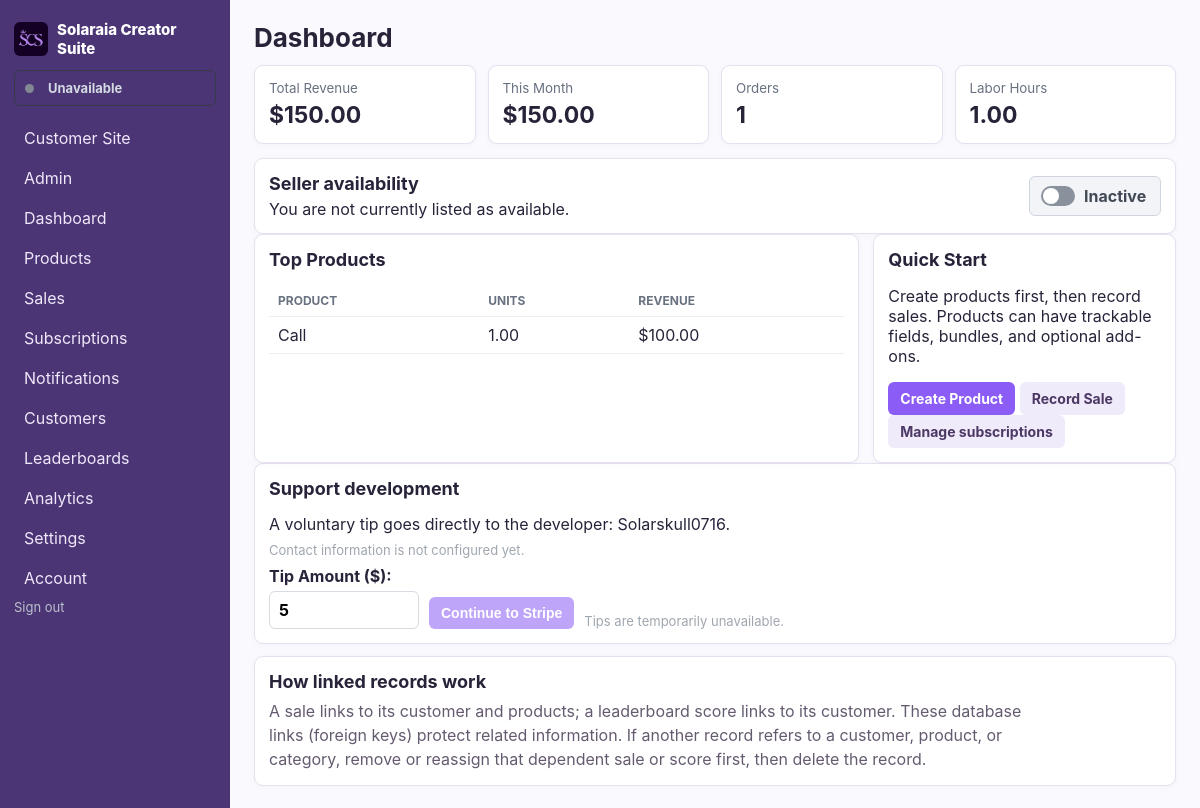
The page /dashboard (signed in) on the database its author committed.
### models.py (models this page shows)
class CreatorAccount(db.Model):
    __tablename__ = 'creator_account'
    id = db.Column(db.Integer, primary_key=True)
    username = db.Column(db.String(64), nullable=False, unique=True)
    email = db.Column(db.String(255), nullable=False, unique=True)
    display_name = db.Column(db.String(120))
    bio = db.Column(db.Text)
    profile_image = db.Column(db.String(255))
    is_active = db.Column(db.Boolean, nullable=False, default=False)
    password_hash = db.Column(db.String(255), nullable=False)
    is_admin = db.Column(db.Boolean, nullable=False, default=False)
    is_approved = db.Column(db.Boolean, nullable=False, default=False)
    stripe_account_id = db.Column(db.String(255), unique=True)
    stripe_customer_id = db.Column(db.String(255))
    stripe_subscription_id = db.Column(db.String(255))
    stripe_subscription_checkout_session_id = db.Column(db.String(255))
    stripe_subscription_status = db.Column(db.String(40), nullable=False, default='inactive')
    stripe_subscription_period_end = db.Column(db.DateTime)
    subscription_exempt = db.Column(db.Boolean, nullable=False, default=False)
    stripe_charges_enabled = db.Column(db.Boolean, nullable=False, default=False)
    stripe_details_submitted = db.Column(db.Boolean, nullable=False, default=False)
    accepting_orders = db.Column(db.Boolean, nullable=False, default=False)
    banner_notifications = db.Column(db.Boolean, nullable=False, default=True)
    email_notifications = db.Column(db.Boolean, nullable=False, default=False)
    disable_content_contact = db.Column(db.Boolean, nullable=False, default=False)
    created_at = db.Column(db.DateTime, default=datetime.utcnow, nullable=False)
    version_id = db.Column(db.Integer, nullable=False, default=1)
    __table_args__ = (
        db.Index('uq_creator_stripe_customer_id', 'stripe_customer_id', unique=True),
        db.Index('uq_creator_stripe_subscription_id', 'stripe_subscription_id', unique=True),
    )
    __mapper_args__ = {'version_id_col': version_id}

class Product(db.Model):
    id = db.Column(db.Integer, primary_key=True)
    owner_id = db.Column(db.Integer, db.ForeignKey('creator_account.id'), nullable=False)
    name = db.Column(db.String(160), nullable=False)
    description = db.Column(db.Text)
    base_price = db.Column(db.Numeric(12,2), default=0)
    base_price_enabled = db.Column(db.Boolean, nullable=False, default=True)
    quantity_label = db.Column(db.String(40), nullable=False, default='Quantity')
    requires_delivery = db.Column(db.Boolean, nullable=False, default=False)
    active = db.Column(db.Boolean, default=True)
    is_public = db.Column(db.Boolean, nullable=False, default=True)
    category_id = db.Column(db.Integer, db.ForeignKey('category.id'))
    created_at = db.Column(db.DateTime, default=datetime.utcnow)
    version_id = db.Column(db.Integer, nullable=False, default=1)
    __table_args__ = (
        db.UniqueConstraint('owner_id', 'name', name='uq_product_owner_name'),
        db.Index('ix_product_owner_active_name', 'owner_id', 'active', 'name'),
    )
    __mapper_args__ = {'version_id_col': version_id}
    fields = db.relationship('ProductField', backref='product', cascade='all, delete-orphan', lazy=True)
    addons = db.relationship('ProductAddon', backref='product', cascade='all, delete-orphan', lazy=True)
    bundles = db.relationship('ProductBundle', backref='product', cascade='all, delete-orphan', lazy=True)
    tags = db.relationship('ProductTag', secondary=product_tag_link, back_populates='products')
    items = db.relationship('SaleItem', backref='product', lazy=True)
    service_subscriptions = db.relationship('ServiceSubscription', back_populates='product', lazy=True)

### app.py (the view)
@app.route('/dashboard')
def dashboard():
    now = datetime.utcnow(); month_start = now.replace(day=1, hour=0, minute=0, second=0, microsecond=0)
    sales_summary = db.session.query(
        func.coalesce(func.sum(Sale.total_amount), 0).label('revenue'),
        func.coalesce(func.sum(case((Sale.sale_date >= month_start, Sale.total_amount), else_=0)), 0).label('monthly'),
        func.count(Sale.id).label('orders'),
        func.coalesce(func.sum(case((Sale.sale_date >= month_start, 1), else_=0)), 0).label('monthly_orders'),
    ).filter(Sale.owner_id == g.creator.id).one()
    revenue, monthly = sales_summary.revenue, sales_summary.monthly
    orders, monthly_orders = sales_summary.orders, sales_summary.monthly_orders
    hours = db.session.query(func.coalesce(func.sum(SaleItem.labor_hours * SaleItem.quantity),0)).join(
        Sale, SaleItem.sale_id == Sale.id).filter(Sale.owner_id == g.creator.id).scalar() or 0
    top = db.session.query(Product.name, func.sum(SaleItem.quantity).label('qty'), func.sum(SaleItem.quantity*SaleItem.unit_price).label('rev')).join(
        SaleItem, Product.id == SaleItem.product_id).join(Sale, Sale.id == SaleItem.sale_id).filter(
        Product.owner_id == g.creator.id, Sale.owner_id == g.creator.id).group_by(Product.id).order_by(
        func.sum(SaleItem.quantity).desc()).limit(5).all()
    has_example_data = Sale.query.filter_by(
        owner_id=g.creator.id, notes=EXAMPLE_SALE_NOTE
    ).first() is not None
    return render_template('dashboard.html', revenue=revenue, monthly=monthly,
        orders=orders, monthly_orders=monthly_orders, hours=hours, top=top,
        has_example_data=has_example_data)

### app.py (called while the page is built, shortened)
@event.listens_for(Session, 'do_orm_execute')
def scope_creator_queries(execute_state):
    if not execute_state.is_select or not execute_state.is_orm_statement or not has_request_context():
        return
    creator_id = getattr(g, 'creator_id', None)
    if getattr(g, 'is_admin', False):
        return
    if not creator_id or request.endpoint in PUBLIC_ENDPOINTS:
        return
    execute_state.statement = execute_state.statement.options(*(
        with_loader_criteria(model, lambda entity: entity.owner_id == creator_id, include_aliases=True)
        for model in TENANT_MODELS
    ))

@app.before_request
def require_creator():
    creator_id = session.get('creator_id')
    creator = db.session.get(CreatorAccount, creator_id) if creator_id else None
    if creator is None or not creator.is_approved:
        session.clear()
        return redirect(url_for('login', next=request.full_path))
    g.creator = creator
    g.creator_id = creator.id
    g.is_admin = creator.is_admin
    if not creator.is_admin:
        _notify_expired_service_subscriptions(creator.id)
    if request.endpoint and request.endpoint.startswith('admin_') and not creator.is_admin:
        abort(403)
    if not creator.is_admin and not creator.subscription_exempt and creator.stripe_subscription_status not in ACTIVE_SUBSCRIPTION_STATUSES:
        if request.endpoint not in BILLING_ACCESS_ENDPOINTS:
            return redirect(url_for('seller_billing'))

def money(v):
    try: return Decimal(str(v or 0))
    except (InvalidOperation, ValueError, TypeError): return Decimal('0')

### templates/dashboard.html (shortened to what this page needs)
{% extends 'base.html' %}
{% block heading %}Dashboard{% endblock %}
{% block content %}
<section class="cards">
	<div><small>Total Revenue</small><strong>{{money(revenue)}}</strong></div>
	<div><small>This Month</small><strong>{{money(monthly)}}</strong></div>
	<div><small>Orders</small><strong>{{orders}}</strong></div>
	<div><small>Labor Hours</small><strong>{{'%.2f'|format(hours|float)}}</strong></div>
</section>
<section class="panel seller-availability-panel">
	<div>
		<h2>Seller availability</h2>
		<p>{% if current_creator.is_active %}<span class="seller-active-dot" role="img" aria-label="Available"></span>You are listed as available to buyers.{% else %}You are not currently listed as available.{% endif %}</p>
	</div>
	<form method="post" action="{{url_for('seller_availability')}}">
		<button class="availability-switch {{'is-on' if current_creator.is_active else ''}}" type="submit" role="switch" aria-label="Seller availability" aria-checked="{{'true' if current_creator.is_active else 'false'}}" name="is_active" value="{{'0' if current_creator.is_active else '1'}}">
			<span class="availability-switch-track" aria-hidden="true"><span></span></span>
			<span>{{'Active' if current_creator.is_active else 'Inactive'}}</span>
		</button>
	</form>
</section>
<div class="grid">
	<section class="panel"><h2>Top Products</h2><table><tr><th>Product</th><th>Units</th><th>Revenue</th></tr>{% for p in top %}<tr><td>{{p.name}}</td><td>{{p.qty}}</td><td>{{money(p.rev)}}</td></tr>{% else %}<tr><td colspan="3">No sales yet.</td></tr>{% endfor %}</table></section>
	<section class="panel"><h2>Quick Start</h2><p>Create products first, then record sales. Products can have trackable fields, bundles, and optional add-ons.</p><a class="button" href="{{url_for('product_new')}}">Create Product</a> <a class="button secondary" href="{{url_for('sale_new')}}">Record Sale</a> <a class="button secondary" href="{{url_for('service_subscriptions')}}">Manage subscriptions</a></section>
</div>
<section class="panel developer-support-panel">
	<h2>Support development</h2>
	{% set developer_return_to = 'dashboard' %}
	{% set developer_show_contact = not current_creator.disable_content_contact %}
	{% include 'developer_support.html' %}
</section>
<section class="panel relationship-guide">
	<h2>How linked records work</h2>
	<p>A sale links to its customer and products; a leaderboard score links to its customer. These database links (foreign keys) protect related information. If another record refers to a customer, product, or category, remove or reassign that dependent sale or score first, then delete the record.</p>
</section>
{% endblock %}

### templates/base.html (shortened to what this page needs)
<!doctype html>
<html lang="en">
<head>
	<link rel="stylesheet" href="{{ url_for('static', filename='css/app.css') }}">
</head>
<body>
	<aside>
		<div class="brand"><img src="{{url_for('static', filename='Logo.png')}}" alt=""><span>Solaraia Creator Suite</span></div>
		{% if current_creator %}
		<div class="nav-seller-availability" aria-live="polite">
			<span class="seller-active-dot {{'is-inactive' if not current_creator.is_active else ''}}" aria-hidden="true"></span>
			<span>{{'Available' if current_creator.is_active else 'Unavailable'}}</span>
		</div>
		{% endif %}
		<nav>
			<a href="{{url_for('storefront')}}">Customer Site</a>
			{% if current_creator and current_creator.is_admin %}<a href="{{url_for('admin_dashboard')}}">Admin</a>{% endif %}
			<a href="{{url_for('dashboard')}}">Dashboard</a>
			<a href="{{url_for('products')}}">Products</a>
			<a href="{{url_for('sales')}}">Sales</a>
			<a href="{{url_for('service_subscriptions')}}">Subscriptions</a>
			<a href="{{url_for('notifications')}}">Notifications{% if unread_notifications %} ({{unread_notifications|length}}){% endif %}</a>
			<a href="{{url_for('customers')}}">Customers</a>
			<a href="{{url_for('leaderboards')}}">Leaderboards</a>
			<a href="{{url_for('analytics')}}">Analytics</a>
			<a href="{{url_for('settings')}}">Settings</a>
			<a href="{{url_for('account_settings')}}">Account</a>
		</nav>
		<a class="logout-link" href="{{ url_for('logout') }}">Sign out</a>
	</aside>
	<main>
		<header><h1>{% block heading %}{% endblock %}</h1></header>
		{% block content %}{% endblock %}
	</main>
</body>
</html>

### static/css/app.css (style rules this page uses)
:root { font-family: Inter, system-ui, -apple-system, Segoe UI, sans-serif; color: #20242b; background: #f5f6f8; }
* { box-sizing: border-box; }
body { margin: 0; display: flex; min-height: 100vh; }
aside { width: 230px; background: #151922; color: #fff; padding: 20px 14px; position: fixed; inset: 0 auto 0 0; }
.brand { display: flex; align-items: center; gap: 9px; font-size: 15px; font-weight: 800; margin-bottom: 22px; }
.brand img { flex: 0 0 34px; width: 34px; height: 34px; object-fit: cover; border-radius: 6px; }
.nav-seller-availability { display: flex; align-items: center; gap: 8px; margin: -10px 0 14px; padding: 9px 10px; border: 1px solid #343a46; border-radius: 6px; color: #d4dae2; font-size: 13px; font-weight: 700; }
.seller-active-dot { display: inline-block; flex: 0 0 9px; width: 9px; height: 9px; border-radius: 50%; background: #2b9b63; vertical-align: middle; }
.seller-active-dot.is-inactive { background: #828995; }
nav { display: grid; gap: 4px; }
nav a { color: #b9c0cd; text-decoration: none; padding: 8px 10px; border-radius: 6px; }
main { margin-left: 230px; padding: 22px 24px; max-width: 1400px; width: calc(100% - 230px); }
header { display: flex; align-items: center; justify-content: space-between; margin-bottom: 10px; }
h1 { margin: 0; font-size: 26px; }
h2 { font-size: 18px; margin-top: 0; }
.cards { display: grid; grid-template-columns: repeat(4, 1fr); gap: 12px; margin-bottom: 14px; }
.cards > div, .panel { background: white; border: 1px solid #e2e5ea; border-radius: 9px; padding: 14px; box-shadow: 0 3px 14px #00000008; }
.cards small { display: block; color: #687180; margin-bottom: 9px; }
.cards strong { font-size: 27px; }
.grid { display: grid; grid-template-columns: 2fr 1fr; gap: 14px; }
table { width: 100%; border-collapse: collapse; }
th, td { text-align: left; padding: 8px 9px; border-bottom: 1px solid #eceef2; }
th { font-size: 12px; text-transform: uppercase; color: #697280; }
.button { display: inline-block; border: 0; background: #2e5cff; color: #fff; padding: 8px 12px; border-radius: 6px; text-decoration: none; cursor: pointer; font-weight: 700; }
.secondary { background: #edf0f5; color: #303641; }
.onboarding-panel p, .relationship-guide p { max-width: 760px; margin: 0; color: #655b70; line-height: 1.5; }
.relationship-guide { margin-top: 12px; }
.relationship-guide h2 { margin-bottom: 7px; }
header { margin-bottom: 12px; }
.cards > div, .panel { box-shadow: 0 1px 6px #00000008; }
.cards strong { font-size: 23px; }
.cards small { margin-bottom: 5px; }
.button { font-size: 14px; }
.logout-link { margin-top: 14px; color: #b9c0cd; text-decoration: none; font-size: 13px; }
:root { --purple: #8b5cf6; --purple-dark: #6d3fd6; --purple-soft: #f1ebff; --border: #e6e0f0; }
body { background: #faf9fd; color: #29233a; }
aside { background: #4b3575; }
nav a { color: #eee8fa; }
.button { background: var(--purple); }
.secondary { background: #f0ebfa; color: #4c3865; }
.cards > div, .panel { border-color: var(--border); }
.seller-active-dot { margin-right: 6px; }
.seller-availability-panel { display: flex; align-items: center; justify-content: space-between; flex-wrap: wrap; gap: 16px; }
.seller-availability-panel h2 { margin: 0 0 5px; }
.seller-availability-panel p { margin: 0; }
.availability-switch { display: inline-flex; align-items: center; gap: 9px; min-width: 132px; padding: 9px 11px; border: 1px solid #cfd5de; border-radius: 6px; background: #f2f4f7; color: #414955; font: inherit; font-weight: 700; cursor: pointer; }
.availability-switch-track { display: inline-flex; align-items: center; width: 34px; height: 20px; padding: 2px; border-radius: 12px; background: #89919d; transition: background-color 140ms ease; }
.availability-switch-track > span { width: 16px; height: 16px; border-radius: 50%; background: #fff; transition: transform 140ms ease; }

### rows shown on the page
CreatorAccount: is_active "Unavailable", is_active "Inactive"
Product: name "Call", qty "1.00", rev "$100.00"

### other values the page prints
{{ money(revenue) }} "$150.00"
{{ money(monthly) }} "$150.00"
{{ orders }} "1"
{{ '%.2f'|format(hours|float) }} "1.00"
